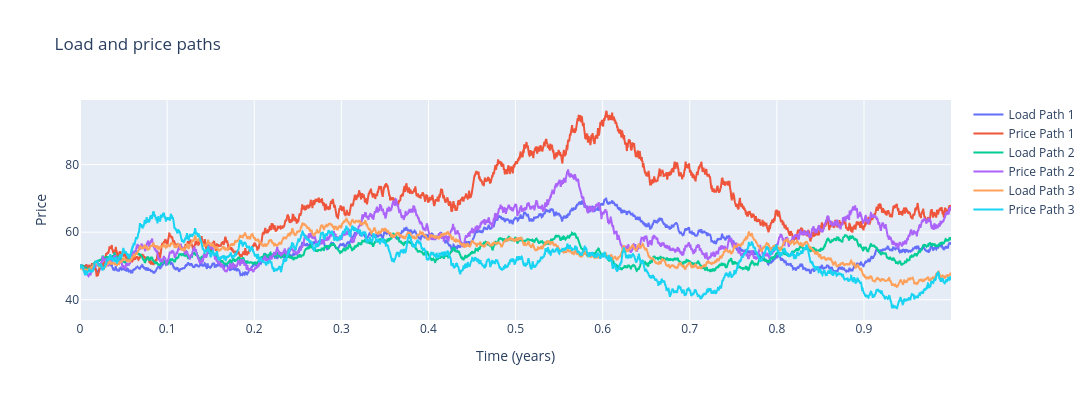

Notebook source saved alongside this figure:
### Code cell
time_arr, loads_prices_arr = gbm(init_load_price, mu_load_price, sigma_load_price, load_price_corr, time_range, num_iterations, step_wise_GBM)

# Valuing different options based on {num_iteration} price paths

init_load = init_load_price[0]
init_price = init_load_price[1] # Initial price of underlying

mu_load = mu_load_price[0]
mu_price = mu_load_price[1]

sigma_load = sigma_load_price[0]
sigma_price = sigma_load_price[1]

T = time_range / 8760 # Time to expiry in years 
r = 0 # risk-free rate
sigma = sigma_load_price[1] # Volatility of underlying

if step_wise_GBM:
    print(f'Empirical load volatility {np.average(np.std(np.diff(np.log(loads_prices_arr[0, :, :]), axis=0), axis=0) / np.sqrt(1 / 8760)):.2f}')
    print(f'Empirical price volatility {np.average(np.std(np.diff(np.log(loads_prices_arr[1, :, :]), axis=0), axis=0) / np.sqrt(1 / 8760)):.2f}')
    print(f'Empirical load-price correlation (using the log returns of load and price) {np.array([np.corrcoef(np.diff(np.log(loads_prices_arr[0, :, i])), np.diff(np.log(loads_prices_arr[1, :, i])))[0, 1] for i in range(num_iterations)]).mean():.2f}\n')
else:
    print(f'Empirical load volatility {np.std((np.log(loads_prices_arr[0, :, :]))[1:, :] / np.sqrt(time_arr)[1: ].reshape(-1, 1), axis=1).mean():.2f}')
    print(f'Empirical price volatility {np.std((np.log(loads_prices_arr[1, :, :]))[1:, :] / np.sqrt(time_arr)[1: ].reshape(-1, 1), axis=1).mean():.2f}')
    print(f'Empirical load-price correlation (using the log of load and price) {np.array([np.corrcoef(np.log(loads_prices_arr[0, :, i])[1:],np.log(loads_prices_arr[1, :, i])[1:])[0, 1] for i in range(time_range)]).mean():.2f}\n')

# Discounting is taken into account in all of the valuations below

print('Verifying load-price covariance formula (what the FR desk calls LFA):')
print(f'Empirical value of covariance {np.exp(-mu_price * T) * np.cov(loads_prices_arr[0, time_range - 1, :], loads_prices_arr[1, time_range - 1, :])[0, 1]:.2f}')
print(f'Theoretical value of covariance {init_load * init_price * np.exp((mu_load) * T) * (np.exp(sigma_load * sigma_price * load_price_corr * T) - 1):.2f}\n')

print('Verifying value of path-independent European options: \n')
print(f'Empirical value of European call {np.exp(-mu_price * T) * np.mean(np.maximum(loads_prices_arr[1, time_range - 1, :] - k, 0)):.2f}')
print(f'Theoretical value of European call {BlackScholesCall(init_price, k, 1, r=r, sigma=sigma, q=0).price():.2f}\n')
print(f'Empirical value of European put {np.exp(-mu_price * T) * np.mean(np.maximum(k - loads_prices_arr[1, time_range - 1, :], 0)):.2f}')
print(f'Theoretical value of European put {BlackScholesPut(init_price, k, 1, r=r, sigma=sigma, q=0).price():.2f}\n')

# Gap option
k1 = 100
k2 = 150

print(f'Empirical value of European gap call {np.exp(-mu_price * T) * np.mean(np.where(loads_prices_arr[1, time_range - 1, :] > k2, loads_prices_arr[1, time_range - 1, :] - k1, 0)):.2f}')
print(f'Theoretical value of European gap call {euro_gap_option_price(init_price, k1, k2, 1, r=r, sigma=sigma):.2f}\n')

print('Calculating value of path-dependent exotic options:\n')
print(f'Empirical value of Asian call {(np.exp(-mu_price * T) * np.mean(np.maximum(loads_prices_arr[1, :, :].mean(axis=0) - k, 0))):.2f}')
print(f'Empirical value of lookback call with fixed strike {np.exp(-mu_price * T) * np.mean(np.maximum(np.max(loads_prices_arr[1, :, :], axis=0) - k, 0)):.2f}')
print(f'Empirical value of lookback call with floating strike {np.exp(-mu_price * T) * np.mean(loads_prices_arr[1, time_range - 1, :] - np.min(loads_prices_arr[1, :, :], axis=0)):.2f}')

knock_in = 500

print(f'Empirical value of up and in barrier option {np.exp(-mu_price * T) * np.maximum((loads_prices_arr[1, :, :] * (loads_prices_arr[1, :, :] > knock_in).astype(int).max(axis=0))[time_range - 1, :] - k, 0).mean():.2f}')

fig = go.Figure()

for iter in range(min(num_iterations, 3)): # Capping the number of load and price paths displayed at 3
    fig.add_trace(go.Scatter(name=f'Load Path {iter + 1}', x=time_arr, y=loads_prices_arr[0, :, iter]))
    fig.add_trace(go.Scatter(name=f'Price Path {iter + 1}', x=time_arr, y=loads_prices_arr[1, :, iter]))

fig.update_layout(
    title='Load and price paths',
    width=1200,
    height=400,
    xaxis_title='Time (years)',
    yaxis_title='Price'
)

fig.show()

### Figure 1 — Plotly figure (JSON) as saved in the notebook; plotly's stock layout.template omitted (floating-point values rounded to 4 significant figures; data arrays with more than 128 entries replaced by an {"elided": "..."} marker saying what was removed)
{"data": [{"name": "Load Path 1", "type": "scatter", "x": {"elided": "8760 float values"}, "y": {"elided": "8760 float values"}}, {"name": "Price Path 1", "type": "scatter", "x": {"elided": "8760 float values"}, "y": {"elided": "8760 float values"}}, {"name": "Load Path 2", "type": "scatter", "x": {"elided": "8760 float values"}, "y": {"elided": "8760 float values"}}, {"name": "Price Path 2", "type": "scatter", "x": {"elided": "8760 float values"}, "y": {"elided": "8760 float values"}}, {"name": "Load Path 3", "type": "scatter", "x": {"elided": "8760 float values"}, "y": {"elided": "8760 float values"}}, {"name": "Price Path 3", "type": "scatter", "x": {"elided": "8760 float values"}, "y": {"elided": "8760 float values"}}], "layout": {"height": 400, "title": {"text": "Load and price paths"}, "width": 1200, "xaxis": {"title": {"text": "Time (years)"}}, "yaxis": {"title": {"text": "Price"}}}}
